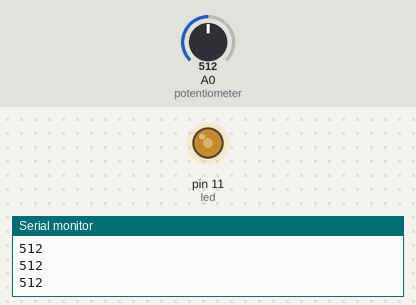
Recording of a sketch running on a simulated Arduino Uno, built with avr-gcc and run on an emulated ATmega328P. Parts: output pins drawn as LEDs (lit = HIGH), the last lines printed to the serial monitor. The test bench sets the inputs (shaded band); at power-on: A0 (potentiometer) = 512.

Above: at 1.2 s.
1.3 s: A0 (potentiometer) set to 716
At 1.9 s:
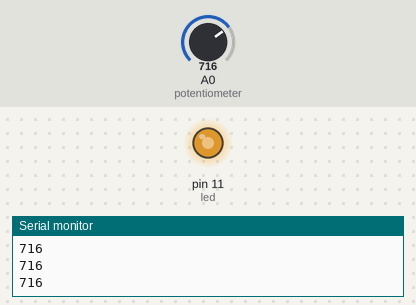
2.8 s: A0 (potentiometer) set to 900
At 3.1 s:
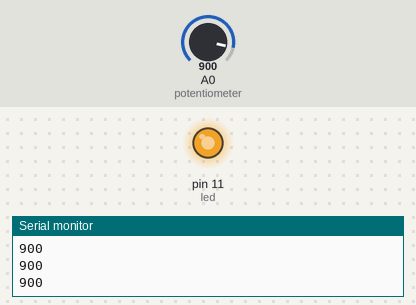
4.3 s: A0 (potentiometer) set to 122
At 5.4 s:
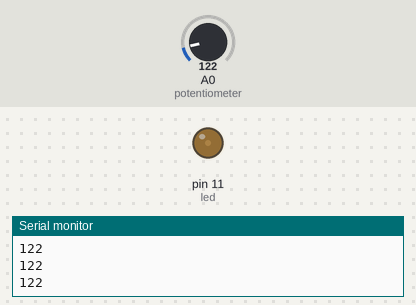
5.8 s: A0 (potentiometer) set to 0
At 6.6 s:
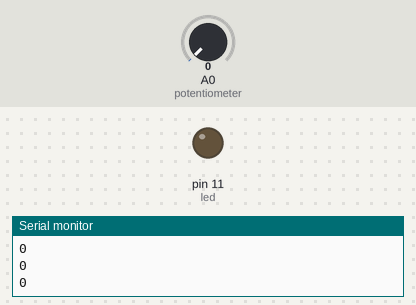
7.3 s: A0 (potentiometer) set to 511
At 7.7 s:
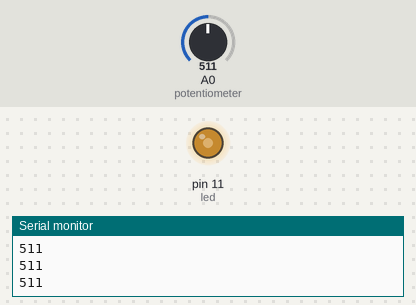
Timing chart, 0 to 9.8 s (numbered marks = the images above; inputs shaded):
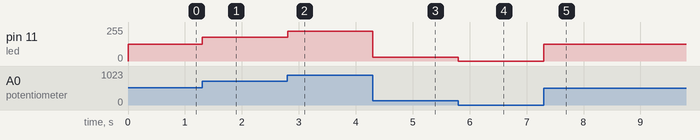

Measured:
- after the input at 1.3 s, pin 11 (led): 127/255 → 178/255 at once
- after the input at 2.8 s, pin 11 (led): 178/255 → 224/255 at once
- after the input at 4.3 s, pin 11 (led): 224/255 → 30/255 at once
- after the input at 5.8 s, pin 11 (led): 30/255 → 0/255 at once
- after the input at 7.3 s, pin 11 (led): 0/255 → 127/255 at once

The sketch:

potenciometro_control_intensidad_led.ino
```cpp
int potentiometer = A0;
int led = 11;
int vptm, vled;

void setup(){
  pinMode(potentiometer, INPUT);
  pinMode(led, OUTPUT);
  Serial.begin(9600);
}
void loop(){
  vptm = analogRead(potentiometer);
  vled = map(vptm, 0, 1023, 0, 255);
  analogWrite(led, vled);

 Serial.println(vptm);
}
```
